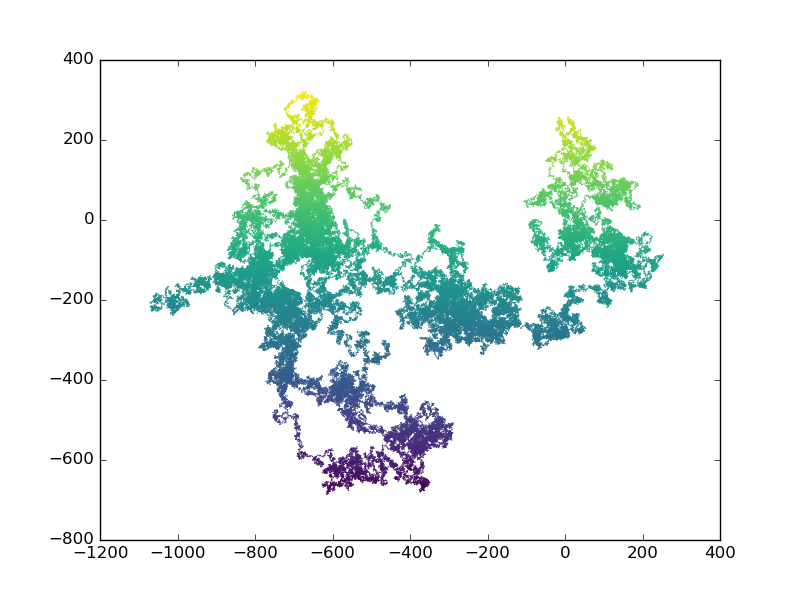

Write the Python code that produced this figure.
import matplotlib.pyplot as plt
from random import choice

class RandomWalk:

    def __init__(self, points):
        self.points=points
        self.x=[0]
        self.y=[0]

    def fill_walk(self):
        while len(self.x)<self.points:
            x_direction=choice([1, -1])
            x_distance=choice([0, 1, 2, 3, 4])
            x_step=x_direction*x_distance
            y_direction=choice([1, -1])
            y_distance=choice([0, 1, 2, 3, 4])
            y_step=y_direction*y_distance
            if x_step==0 and y_step==0:
                continue
            x=self.x[-1]+x_step
            y=self.y[-1]+y_step
            self.x.append(x)
            self.y.append(y)

if __name__ == "__main__":
    points=int(input("Points: "))
    rw=RandomWalk(points)
    rw.fill_walk()
    plt.style.use("classic")
    fig, ax=plt.subplots()
    ax.scatter(rw.x, rw.y, c=rw.y, cmap=plt.cm.viridis, edgecolors="none", s=1)
    plt.show()
